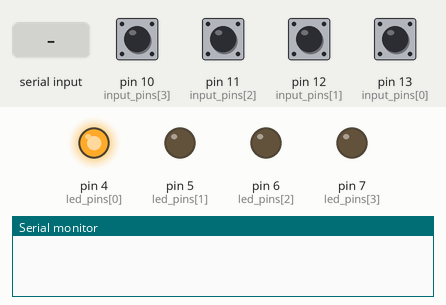
Recording of a sketch running on a simulated Arduino Uno, built with avr-gcc and run on an emulated ATmega328P. Shown: output pins drawn as LEDs (lit = HIGH), the last lines printed to the serial monitor. The test bench sets the inputs (shaded band); at power-on: pin 10 (input_pins[3]), pin 11 (input_pins[2]), pin 12 (input_pins[1]), pin 13 (input_pins[0]) HIGH.

Above: at 0.01 s.
At 0.4 s:
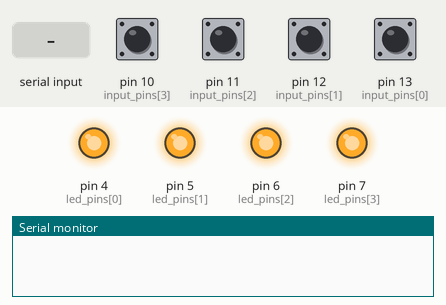
At 2.1 s:
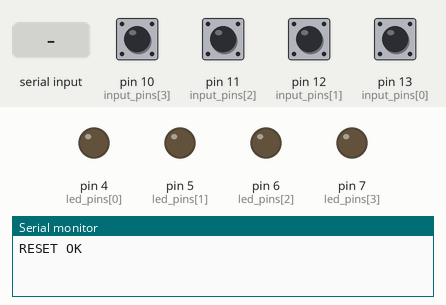
2.2 s: pin 10 (input_pins[3]) pulled LOW for 0.15 s
3.8 s: "90,45\n" received over Serial
Timing chart, 0 to 6.8 s (numbered marks = the images above; inputs shaded):
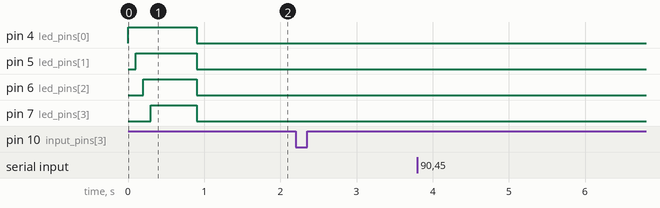

The sketch:

gameshow_to_serial.ino
```cpp
#define ONBOARD_LED 13
#undef DEBUG_TOKENS
#define DEBUG 1
#ifdef DEBUG
#define debugString(str) Serial.println(str)
#else
#define debugString(str) (void)0
#endif
#define MAX_TOKENS 4
#define MAX_TOKEN_LENGTH 10
#define MAX_PINS 4

#define INPUT_BYTE PINB
#define LED_BYTE PIND

/* PIN Configuration */
/* D4-D7 is Player 1,2,3,4 LED with external pullups */
/* D9, D11, D12, D13 is Player 4,3,2,1 switches */
const unsigned int led_pins[] = { 4, 5, 6, 7 }; // these are all PIND
const unsigned int input_pins[] = { 13, 12, 11, 10 }; // these are on PINB
const unsigned int input_masks[] = { PCINT2, PCINT3, PCINT4, PCINT5 };

/* Command Buffer */
const byte numChars = 32;
char receivedChars[numChars];  // an array to store the received data
boolean newSerialData = false;
boolean buttonsNeedHandling = false;

void lamp_test() {
  // DFM: On boot we'll light all of the LEDs
  for (unsigned int x = 0; x < 4; x++) {
    digitalWrite(led_pins[x],1);
    delay(100);
  }

  delay(500);
  for (unsigned int x = 0; x < 4; x++) {
    digitalWrite(led_pins[x],0);
  }
}
void setup() {
  // turn on interrupts on port B

  PCICR |= 0b00000001;

  // Setup pin interrupt mask register
  //             13              12             11              10
  PCMSK0 |= (1 << PCINT5) | (1 << PCINT4) | (1 << PCINT3) | (1 << PCINT2);

  // configure pins, using external pullups here.
  for (unsigned int x = 0; x < 4; x++) {
    pinMode(led_pins[x], OUTPUT);
    pinMode(input_pins[x], INPUT_PULLUP);
  }

  lamp_test();
  Serial.begin(115200);
  Serial.println("");
  Serial.println("RESET OK");
};

/*
  Interrupt pin handling

  PCMSK0 -> PB -> D8 to D13 pins
  PCMSK1 -> PC -> A0 to A5 pins
  PCMSK2 -> PD -> D0 to D7 pins
*/

void dump_byte(unsigned char theByte) {

  for (int i = 7; i > 0; i--) {
    if (theByte & (1 << i)) {
      Serial.print("1");
    } else {
      Serial.print("0");
    }
  }
};

void showPinStates() {
  // put your main code here, to run repeatedly:
  for (int pin = 0; pin < 4; pin++) {
    int switchState = digitalRead(input_pins[pin]);

    Serial.print(pin);
    Serial.print(":");
    if (switchState) {
      Serial.print("1 ");
    } else {
      Serial.print("0 ");
    }
  }
  Serial.println(" ");
}


void recvLine() {
  static byte ndx = 0;
  char endMarker = '\n';
  char rc;

  while (Serial.available() > 0 && newSerialData == false) {
    rc = Serial.read();

    if (rc != endMarker) {
      receivedChars[ndx] = rc;
      ndx++;
      if (ndx >= numChars) {
        ndx = numChars - 1;
      }
    } else {
      receivedChars[ndx] = '\0';  // terminate the string
      ndx = 0;
      newSerialData = true;
    }
  }
}

int parse_string(char* str, char** tokens) {
    int tokenIndex = -1;
    int charIndex = 0;

    for(int i = 0; str[i] != '\0'; i++) {
        if(str[i] != ' ') {
            if (tokenIndex < 0) { tokenIndex = 0; };
            tokens[tokenIndex][charIndex++] = str[i];
        } else {
            tokens[tokenIndex][charIndex] = '\0'; // end of string
            tokenIndex++;
            charIndex = 0;
            if (tokenIndex > MAX_TOKENS) {
              return(MAX_TOKENS);
            }
        }
    }
    tokens[tokenIndex][charIndex] = '\0'; // end of string

    return(tokenIndex+1);
}

void handleCommand(char **tokens) {

  /* LED Command
   *    Usage: LED [1-4, or ALL] [0 or 1] to change LED state.
   */
  if (strncmp(tokens[0], "LED", 5) == 0) {
    int state = atoi(tokens[2]);

    if (state != 0 && state != 1) {
      Serial.println("INVALID STATE");
      return;
    }

    // handle all pin change
    if (tokens[1][0] == 'A') {
      for (int p=0; p < MAX_PINS; p++) {
        digitalWrite(led_pins[p], state);
      }
      Serial.print("LED ");
      dump_byte(LED_BYTE);
      Serial.println(" OK");
      return;
    }

    // handle single pin change
    int pin = atoi(tokens[1]);
    if (pin < 1 || pin > MAX_PINS) {
      Serial.println("INVALID PIN");
      return;
    }

    digitalWrite(led_pins[pin-1], state);
    Serial.print("LED ");
    dump_byte(LED_BYTE);
    Serial.println(" OK");

    return;
  }

  Serial.println("ERROR");
}

void handleLine() {
  // Commands:
  //
  // LED 1 1   Turn on 1 LED  (does not change state of others)
  // LED 1 0   Turn off 1 LED (does not change state of others)
  // BLINK [A,1,2,3,4] ON Blink selected LED. Cleared via LED x OFF / LED x ON
  // SOLO [A,1,2,3,4] Turns off every light except the one requested (e.g. player keypress)
  //
  char* tokens[MAX_TOKENS];

  if (!newSerialData) return;

  // reset this regardless
  newSerialData = false;

  // Allocate memory for tokens
  for (int i = 0; i < MAX_TOKENS; i++) {
    tokens[i] = (char*)malloc(MAX_TOKEN_LENGTH * sizeof(char));
    *tokens[i] = 0x00;
  }

  int count = parse_string(receivedChars, tokens);
#ifdef DEBUG_TOKENS
  for(int i = 0; i < count; i++) {
      Serial.print(i);
      Serial.print(": ");
      Serial.println(tokens[i]);
   }
#endif
  handleCommand(tokens);
  // Free memory
  for (int i = 0; i < MAX_TOKENS; i++) {
    free(tokens[i]);
  }
}

void handleSwitches() {
  static unsigned long pinTime[MAX_PINS] = {0, 0, 0, 0};

  for (int i = 0; i < MAX_PINS; i++) {
      if ((digitalRead(input_pins[i]) == 0) && (pinTime[i] == 0)) {
        Serial.print("SWITCH ");
        Serial.print(i+1);
        Serial.println(" PRESSED");
        pinTime[i] = millis();
      } else if ((digitalRead(input_pins[i]) == 1) && (pinTime[i] > 0)) {
          Serial.print("SWITCH ");
          Serial.print(i+1);
          Serial.print(" RELEASED (down ");
          Serial.print(millis() - pinTime[i]);
          Serial.println(" mS)");
          pinTime[i]=0;
      }
    }
}

/** Port B Interrupt Handler**/
ISR(PCINT0_vect) {
  static unsigned long last_interrupt_time = 0;

  unsigned long interrupt_time = millis();
//  noInterrupts();

  // If interrupts come faster than 100ms, assume it's a bounce and ignore

  // there are some approaches here, e.g. if the button has been down for a long enough time it's a valid push.
  // if it's down for too long, it can be ignored (press and hold should not break the game)
  //if ((interrupt_time - last_interrupt_time > 100) || (last_interrupt_time = 0)) {
     buttonsNeedHandling = true;
  //}
  last_interrupt_time = interrupt_time;
//  interrupts();
}

void loop() {
  recvLine();
  handleLine();
  if (buttonsNeedHandling) {
    buttonsNeedHandling = false;
    handleSwitches();
  }
};
```
